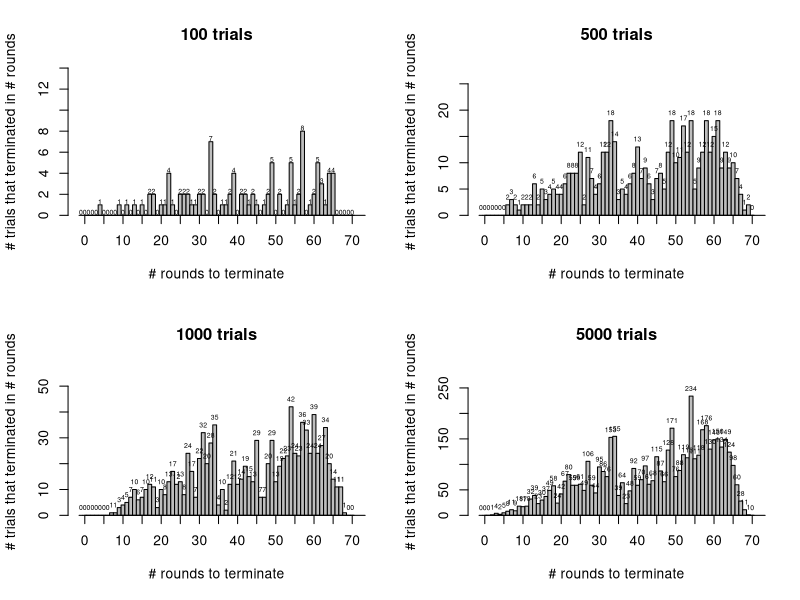

Source code (R):

#simulate n trials for termination of a game of Bulgarian solitaire with p final piles
# invariants:
#   -sum of all piles up to currentNumPiles will always be cardTotal
#   -piles of zero cards are removed, so the current configurations should have no holes
#   -game only terminates iff cardTotal is a triangular number, and if so, will terminate within 
#     p^2-p trials or fewer.

######## change inputs here ###########
#vector of the number of trials requested
n = numTrials = c(100,500,1000,5000)
#number of final piles of cards
p = numFinalPiles = 9 
#######################################

cardTotal = numFinalPiles * (numFinalPiles + 1) /2
maxTrialsPossible = p^2-p
# see Igusa and Etienne (1984 paper) for proof that for DB = maximum number of moves needed to reach a cycle,
#DB(n) ≤ k^2 − k whenever n ≤ 1 + 2 + · · · + k, and 
#equality holds when n = 1 + 2 + · · ·+ k
roundsTaken = rep(0,maxTrialsPossible)


#==================================================
#function to output a vector of roundsTakens for different variations of numTrials and numFinalPiles
roundsTakenVector = function(numTrials, numFinalPiles) {
  
  #----begin trials----
  for (k in 1:numTrials) {
    
    #----initial board set up----
    #Start with a random distribution of piles of cards
    cardsRemainingToInsert = cardTotal
    i = 1
    solitaireBoard = rep(0,cardTotal+1)
    while (cardsRemainingToInsert > 0 ) {
      num = sample(1:cardsRemainingToInsert, 1)
      solitaireBoard[i] = num
      cardsRemainingToInsert = cardsRemainingToInsert - num
      i = i+1
      currentNumPiles = i-1
    }
    
    #function to check if the game is done
    isDone = function(solitaireBoard) {
      
      if (currentNumPiles != numFinalPiles) {
        return(FALSE) #board has incorrect number of piles at this iteration
      } else {
        numCheck = rep(0,numFinalPiles)
        for (i in 1:currentNumPiles) {
          if (solitaireBoard[i] > numFinalPiles) {
            return(FALSE) #not done if the number of piles in the board has more cards than the number of final piles
          } else {
            numCheck[solitaireBoard[i]] = solitaireBoard[i];
          }
        }
        numCheckSum = 0
        for (j in 1:currentNumPiles) {
          numCheckSum = numCheckSum + numCheck[j]
        }
        if (numCheckSum == cardTotal) {
          return(TRUE)
        }
        return(FALSE)
      }
      
    }
    
    
    #----play the game----
    numRounds = 0 #record how many rounds it takes for the game to terminate
    
    while (!isDone(solitaireBoard)) {
      
      #----play one round of the game----
      
      for (i in 1:currentNumPiles) {
        #take one card from each pile
        solitaireBoard[i] = solitaireBoard[i]-1
      }
      solitaireBoard[currentNumPiles+1] = currentNumPiles
      currentNumPiles = currentNumPiles + 1
      
      #----pack the piles so that there are no holes----
      iter = 1
      for (j in 1:currentNumPiles) {
        if (solitaireBoard[j] != 0) {
          solitaireBoard[iter] = solitaireBoard[j]
          iter = iter + 1
        }
        j = j+1
      }
      currentNumPiles = iter-1
      #print(solitaireBoard[1:currentNumPiles])
      numRounds = numRounds + 1
    }
    roundsTaken[numRounds] = roundsTaken[numRounds] + 1
  }
  return(roundsTaken)
}
#==================================================

results = data.frame(matrix(NA, nrow = maxTrialsPossible, ncol = length(numTrials)))
results[,1] = c(1:maxTrialsPossible)
colnames(results)[1] = "trials"
par(mfrow = c(2,length(numTrials)/2))
for (test in 1:length(numTrials)) {
  results[,test+1] = roundsTakenVector(numTrials[test], numFinalPiles)
  colnames(results)[test+1] = paste(numTrials[test], "trials")
  b = barplot(results[,test+1], 
          main=paste(numTrials[test], "trials"),
          #xlim = round(seq(0,maxTrialsPossible, maxTrialsPossible/10)))
          xlim = c(0,maxTrialsPossible),
          ylim = c(0,max(results[,test+1])+numTrials[test]/100+5),
          xlab = "# rounds to terminate",
          ylab = "# trials that terminated in # rounds",
          space = 0,
          width = 1
          )
  text(results$trials-.5, results[,test+1]+.3*numTrials[test]/100, labels = results[,test+1], cex = .5)
  axis(side = 1, at = seq(1,maxTrialsPossible+5, 5)+.5,labels = seq(0,maxTrialsPossible+5, 5), cex = .5)
}


